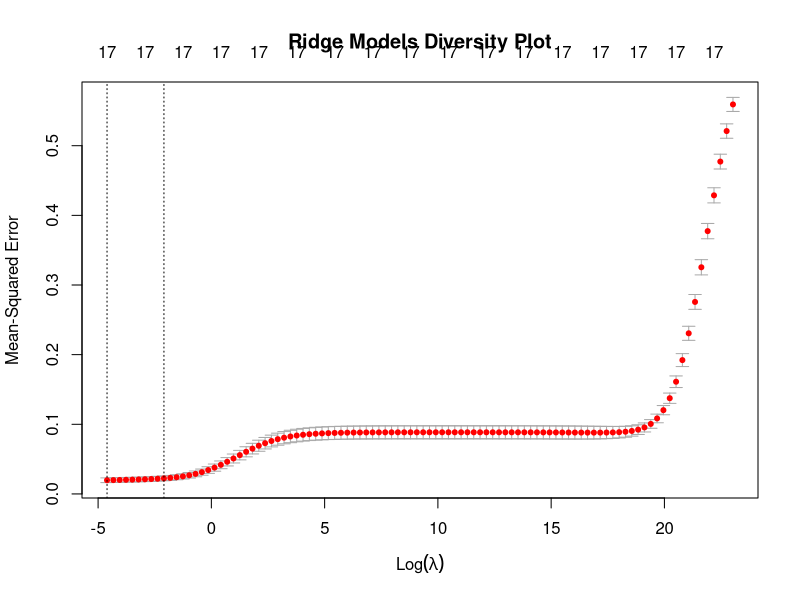

Write R code to recreate this figure. (Note: this script raises an error after producing the figure.)
library(glmnet)

# read in data
train_data <- read.csv("data/cleaned-data/train-clean-data.csv")
test_data <- read.csv("data/cleaned-data/test-clean-data.csv")
full_data <- read.csv("data/cleaned-data/clean-data.csv")

train_data <- train_data[,-1]
train_data[, c("UNITID", "UGDS_WOMEN", "INSTNM", "STABBR", "CITY", "ZIP", "GENDER_DIV", "RACE_DIV", "MARITAL_STATUS_DIV", "FIRST_GEN_DIV")] <- NULL

test_data <- test_data[,-1]
test_data[, c("UNITID", "UGDS_WOMEN", "INSTNM", "STABBR", "CITY", "ZIP", "GENDER_DIV", "RACE_DIV", "MARITAL_STATUS_DIV", "FIRST_GEN_DIV")] <- NULL

full_data <- full_data[,-1]
full_data[, c("UNITID", "UGDS_WOMEN", "INSTNM", "STABBR", "CITY", "ZIP", "GENDER_DIV", "RACE_DIV", "MARITAL_STATUS_DIV", "FIRST_GEN_DIV")] <- NULL

### TRAIN ###
train_x <- as.matrix(train_data[,-18])
train_y <- train_data$DIV_SCORE
grid <- 10^seq(10, -2, length = 100)
set.seed(100)
ridge.mod <- cv.glmnet(train_x, train_y, intercept = FALSE, standardize = FALSE, lambda = grid, alpha = 0)

# save plot
png("images/ridge-diversity-models-plot.png")
plot(ridge.mod, main = "Ridge Models Diversity Plot")
dev.off()

# model selection
min_lambda <- ridge.mod$lambda.min
best_fit <- glmnet(train_x, train_y, intercept = FALSE, standardize = FALSE, lambda = min_lambda, alpha = 0)

### TEST ###
test_x <- as.matrix(test_data[,-18])
target_y <- as.matrix(test_data$DIV_SCORE)
# test set prediction -- MSE
ridge.pred <- predict(best_fit, newx = test_x)
ridge_test_mse <- mean((ridge.pred - target_y)^2)

### FULL DATASET ###
full_x <- as.matrix(full_data[,-18])
full_y <- full_data$DIV_SCORE

official_fit <- glmnet(full_x, full_y, intercept = FALSE, standardize = FALSE, lambda = min_lambda, alpha = 0)
ridge_official_coef <- coef(official_fit)

# save RData
save(ridge.mod, min_lambda, ridge_test_mse, ridge_official_coef, file = "data/regressions/ridge-diversity-models.RData")
